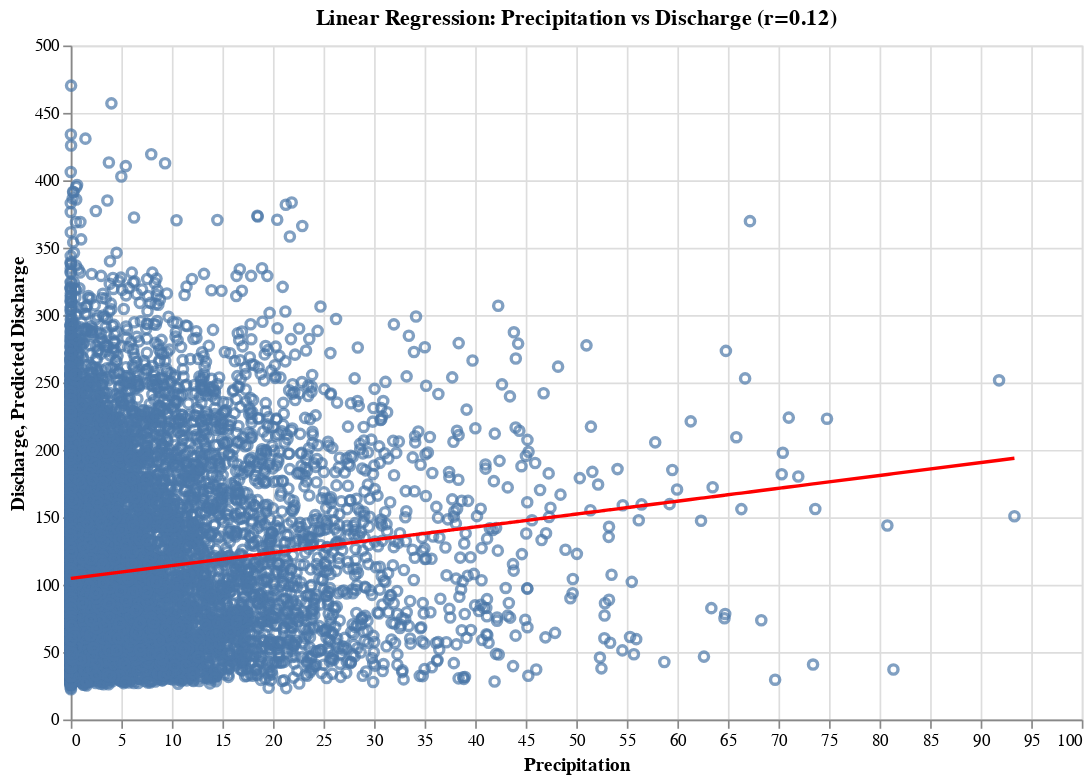

The notebook cell saved with this chart:
### Code cell
# Scatter plot with regression line using Altair
scatter_plot = alt.Chart(regression_data).mark_point().encode(
    x='Precipitation',
    y='Discharge',
    tooltip=['Precipitation', 'Discharge']
)

regression_line = alt.Chart(regression_data).mark_line(color='red').encode(
    x='Precipitation',
    y='Predicted Discharge'
)

(scatter_plot + regression_line).properties(
    width=600,
    height=400,
    title=f'Linear Regression: Precipitation vs Discharge (r={correlation:.2f})'
).show()

# Summary of regression
print(f"Regression Coefficient (Slope): {model.coef_[0]:.3f}")
print(f"Intercept: {model.intercept_:.3f}")

# Encourage students to experiment with other pairs of variables
print("\nTry analyzing other pairs like temperature vs discharge, or SWE vs discharge!")

### Figure 1 — Vega specification as saved in the notebook (floating-point values rounded to 4 significant figures; data arrays with more than 128 entries replaced by an {"elided": "..."} marker saying what was removed)
{"$schema": "https://vega.github.io/schema/vega/v5.json", "data": [{"name": "source_0", "values": {"elided": "14610 records"}}, {"name": "data_0", "values": {"elided": "14610 records"}}], "marks": [{"type": "symbol", "name": "layer_0_marks", "from": {"data": "data_0"}, "encode": {"update": {"opacity": {"value": 0.7}, "stroke": {"value": "#4c78a8"}, "fill": {"value": "transparent"}, "y": {"field": "Discharge", "scale": "y"}, "tooltip": {"signal": "{\"Precipitation\": format(datum[\"Precipitation\"], \"\"), \"Discharge\": format(datum[\"Discharge\"], \"\")}"}, "x": {"field": "Precipitation", "scale": "x"}}}, "style": ["point"]}, {"type": "line", "name": "layer_1_marks", "from": {"data": "source_0"}, "sort": {"field": "x"}, "encode": {"update": {"stroke": {"value": "red"}, "x": {"field": "Precipitation", "scale": "x"}, "defined": {"signal": "isValid(datum[\"Precipitation\"]) && isFinite(+datum[\"Precipitation\"]) && isValid(datum[\"Predicted Discharge\"]) && isFinite(+datum[\"Predicted Discharge\"])"}, "y": {"field": "Predicted Discharge", "scale": "y"}}}, "style": ["line"]}], "scales": [{"name": "x", "type": "linear", "domain": {"fields": [{"data": "data_0", "field": "Precipitation"}, {"data": "source_0", "field": "Precipitation"}]}, "range": [0, {"signal": "width"}], "nice": true, "zero": true}, {"name": "y", "type": "linear", "domain": {"fields": [{"data": "data_0", "field": "Discharge"}, {"data": "source_0", "field": "Predicted Discharge"}]}, "range": [{"signal": "height"}, 0], "nice": true, "zero": true}], "axes": [{"scale": "x", "grid": true, "labels": false, "minExtent": 0, "aria": false, "ticks": false, "orient": "bottom", "zindex": 0, "domain": false, "gridScale": "y", "tickCount": {"signal": "ceil(width/40)"}, "maxExtent": 0}, {"scale": "y", "ticks": false, "gridScale": "x", "domain": false, "labels": false, "tickCount": {"signal": "ceil(height/40)"}, "maxExtent": 0, "minExtent": 0, "zindex": 0, "aria": false, "orient": "left", "grid": true}, {"scale": "x", "zindex": 0, "labelFlush": true, "orient": "bottom", "tickCount": {"signal": "ceil(width/40)"}, "grid": false, "title": "Precipitation", "labelOverlap": true}, {"scale": "y", "title": "Discharge, Predicted Discharge", "labelOverlap": true, "zindex": 0, "grid": false, "tickCount": {"signal": "ceil(height/40)"}, "orient": "left"}], "title": {"text": "Linear Regression: Precipitation vs Discharge (r=0.12)", "frame": "group"}, "width": 600, "background": "white", "padding": 5, "style": "cell", "height": 400}
